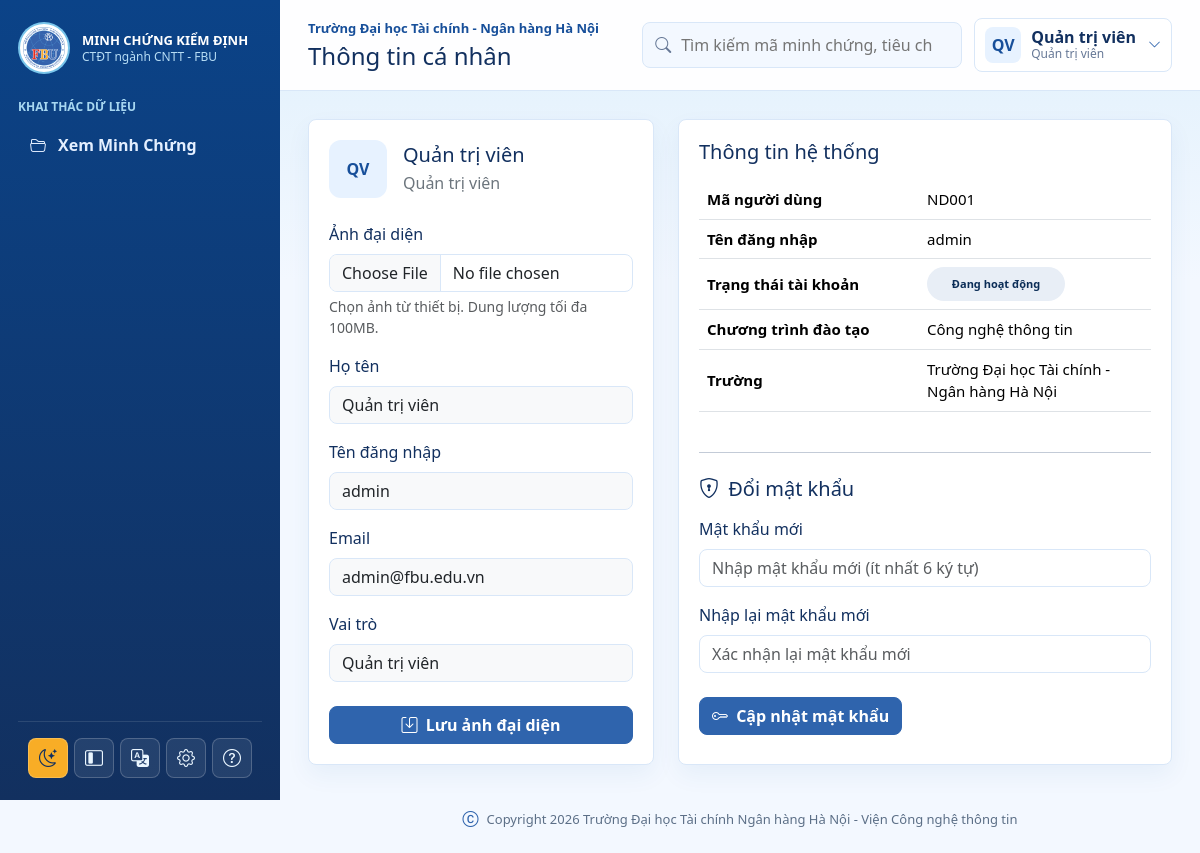
The page /user/profile.php (signed in) on the database its author committed.
### tables this page shows
CREATE TABLE NguoiDung (
    MaNguoiDung INT AUTO_INCREMENT PRIMARY KEY,
    HoTen VARCHAR(150) NOT NULL,
    DonViCongTac VARCHAR(255) NULL,
    Email VARCHAR(150) NOT NULL UNIQUE,
    SoDienThoai VARCHAR(30) NULL,
    TenDangNhap VARCHAR(80) NOT NULL UNIQUE,
    MatKhau VARCHAR(255) NOT NULL,
    VaiTro ENUM('admin', 'user') NOT NULL DEFAULT 'user',
    TrangThai TINYINT(1) NOT NULL DEFAULT 1,
    DuongDanAnhDaiDien VARCHAR(500) NULL,
    DangNhapCuoi DATETIME NULL,
    NgayTao TIMESTAMP DEFAULT CURRENT_TIMESTAMP
);

### includes/data.php (called while the page is built, shortened)
<?php
$trainingProgram = [
    'name'   => 'Công nghệ thông tin',
    'code'   => '7480201',
    'degree' => 'Cử nhân',
    'school' => 'Trường Đại học Tài chính - Ngân hàng Hà Nội',
    'cycle'  => '2026-2031',
];
if (!function_exists('vn_user_status')) {
    function vn_user_status(int $status): string
    {
        return $status === 1 ? 'Đang hoạt động' : 'Ngưng áp dụng';
    }
}

### user/profile.php (the view, shortened to what this page needs)
<?php
require_once __DIR__ . '/../includes/helpers.php';
require_once __DIR__ . '/../config/database.php';
$avatarMaxMb = 100;
require_once __DIR__ . '/../includes/data.php';
$stmt = $pdo->prepare("
    SELECT u.*,
           u.TenDangNhap AS username,
           u.TrangThai AS status,
           u.HoTen AS full_name,
           u.DuongDanAnhDaiDien AS avatar_path,
           u.VaiTro AS role_code
    FROM NguoiDung u
    WHERE u.MaNguoiDung = :id
    LIMIT 1
");
$stmt->execute(['id' => $userId]);
$profile = $stmt->fetch();
$roleName = ($profile['role_code'] ?? 'user') === 'admin' ? 'Quản trị viên' : 'Người dùng';
include __DIR__ . '/../includes/header.php';
?>
<div class="row g-4 profile-layout">
    <div class="col-xl-5">
        <div class="panel h-100">
            <div class="d-flex align-items-center gap-3 mb-4">
                <?= avatar_html($profile['avatar_path'] ?? null, $profile['full_name'], 'avatar profile-avatar') ?>
                <div>
                    <h2 class="h5 mb-1"><?= htmlspecialchars($profile['full_name']) ?></h2>
                    <p class="text-secondary mb-0"><?= htmlspecialchars($roleName) ?></p>
                </div>
            </div>
            <form method="post" enctype="multipart/form-data">
                <div class="mb-3">
                    <label class="form-label">Ảnh đại diện</label>
                    <input class="form-control" name="avatar_file" type="file" accept=".jpg,.jpeg,.png,.webp,.gif">
                    <div class="form-text">Chọn ảnh từ thiết bị. Dung lượng tối đa <?= $avatarMaxMb ?>MB.</div>
                </div>
                <div class="mb-3">
                    <label class="form-label">Họ tên</label>
                    <input class="form-control bg-light" value="<?= htmlspecialchars($profile['full_name']) ?>" readonly title="Chỉ Quản trị viên mới có quyền đổi họ tên">
                </div>
                <div class="mb-3">
                    <label class="form-label">Tên đăng nhập</label>
                    <input class="form-control bg-light" value="<?= htmlspecialchars($profile['username']) ?>" readonly title="Không thể thay đổi tên đăng nhập">
                </div>
                <div class="mb-3">
                    <label class="form-label">Email</label>
                    <input class="form-control bg-light" value="<?= htmlspecialchars($profile['Email'] ?? '') ?>" readonly title="Chỉ Quản trị viên mới có quyền đổi email">
                </div>
                <div class="mb-4">
                    <label class="form-label">Vai trò</label>
                    <input class="form-control bg-light" value="<?= htmlspecialchars($roleName) ?>" readonly>
                </div>
                <button class="btn btn-primary w-100" type="submit">
                    <i class="bi bi-save me-1"></i> Lưu ảnh đại diện
                </button>
            </form>
        </div>
    </div>
    <div class="col-xl-7">
        <div class="panel h-100">
            <h2 class="h5 mb-3">Thông tin hệ thống</h2>
            <div class="profile-info-table">
                <table class="table">
                    <tbody>
                    <tr>
                        <th style="width: 220px;">Mã người dùng</th>
                        <td>ND<?= str_pad((int)($profile['MaNguoiDung'] ?? 0), 3, '0', STR_PAD_LEFT) ?></td>
                    </tr>
                    <tr>
                        <th>Tên đăng nhập</th>
                        <td><?= htmlspecialchars($profile['username']) ?></td>
                    </tr>
                    <tr>
                        <th>Trạng thái tài khoản</th>
                        <td><?= readonly_status_select(vn_user_status($profile['status'])) ?></td>
                    </tr>
                    <tr>
                        <th>Chương trình đào tạo</th>
                        <td><?= htmlspecialchars($trainingProgram['name']) ?></td>
                    </tr>
                    <tr>
                        <th>Trường</th>
                        <td><?= htmlspecialchars($trainingProgram['school']) ?></td>
                    </tr>
                    </tbody>
                </table>
            </div>
            <hr class="my-4">
            <h2 class="h5 mb-3"><i class="bi bi-shield-lock me-1"></i> Đổi mật khẩu</h2>
            <form method="post">
                <div class="mb-3">
                    <label class="form-label">Mật khẩu mới</label>
                    <input class="form-control" type="password" name="new_password" placeholder="Nhập mật khẩu mới (ít nhất 6 ký tự)" required>
                </div>
                <div class="mb-4">
                    <label class="form-label">Nhập lại mật khẩu mới</label>
                    <input class="form-control" type="password" name="confirm_password" placeholder="Xác nhận lại mật khẩu mới" required>
                </div>
                <button class="btn btn-primary" type="submit">
                    <i class="bi bi-key me-1"></i> Cập nhật mật khẩu
                </button>
            </form>
        </div>
    </div>
</div>
<?php include __DIR__ . '/../includes/footer.php'; ?>

### includes/helpers.php (shortened to what this page needs)
<?php
function status_value_from_label(string $status): string
{
    $map = [
        'Đã duyệt' => 'approved',
        'Chờ rà soát' => 'reviewing',
        'Cần bổ sung' => 'need_update',
        'Đủ minh chứng' => 'complete',
        'Thiếu minh chứng' => 'missing',
        'Hoạt động' => 'active',
        'Tạm khóa' => 'locked',
        'Đang áp dụng' => 'active_set',
        'Ngưng áp dụng' => 'inactive_set',
        'Đã duyệt' => 'approved',
        'Chờ rà soát' => 'reviewing',
        'Cần bổ sung' => 'need_update',
        'Đủ minh chứng' => 'complete',
        'Thiếu minh chứng' => 'missing',
        'Hoạt động' => 'active',
        'Tạm khóa' => 'locked',
        'Đang áp dụng' => 'active_set',
        'Ngưng áp dụng' => 'inactive_set',
    ];
    return $map[$status] ?? strtolower(preg_replace('/[^a-z0-9_]+/i', '_', $status));
}
function status_select_tone(string $value): string
{
    switch ($value) {
        default:
            return 'secondary';
    }
}
function readonly_status_select(string $status): string
{
    $value = status_value_from_label($status);
    $tone = status_select_tone($value);
    $safeValueClass = preg_replace('/[^a-z0-9_\-]+/i', '_', $value);
    $label = htmlspecialchars($status, ENT_QUOTES, 'UTF-8');
    return '<span class="status-select status-select-readonly status-select-' . htmlspecialchars($tone, ENT_QUOTES, 'UTF-8') . ' status-select-' . htmlspecialchars($safeValueClass, ENT_QUOTES, 'UTF-8') . '" aria-label="Trạng thái"><span>' . $label . '</span></span>';
}
function user_initials(string $name): string
{
    $name = trim($name);
    $parts = preg_split('/\s+/u', $name);
    $first = mb_substr($parts[0] ?? 'U', 0, 1, 'UTF-8');
    $last = mb_substr($parts[count($parts) - 1] ?? $first, 0, 1, 'UTF-8');
    return mb_strtoupper($first . $last, 'UTF-8');
}
function avatar_html(?string $avatarPath, string $name, string $class = 'avatar'): string
{
    return '<span class="' . htmlspecialchars($class, ENT_QUOTES, 'UTF-8') . '">' . htmlspecialchars(user_initials($name), ENT_QUOTES, 'UTF-8') . '</span>';
}
?>

### assets/css/app.css (style rules this page uses)
:root { --ink: #12305f; --muted: #667896; --line: #d9e7f8; --surface: #ffffff; --soft: #f3f8ff; --brand: #2f64ad; --brand-dark: #174f9a; --brand-deep: #0b4388; --brand-light: #58b7e6; --accent: #f8ad26; --accent-red: #ed2a21; --danger: #c9221c; }
* { box-sizing: border-box; }
body { margin: 0; min-height: 100vh; background: linear-gradient(180deg, rgba(88, 183, 230, 0.12), rgba(243, 248, 255, 0.72) 280px), var(--soft); color: var(--ink); font-family: "Segoe UI", Arial, sans-serif; transition: background-color 0.2s ease, color 0.2s ease; }
.avatar { width: 36px; height: 36px; border-radius: 8px; background: #e7f2ff; color: var(--brand-dark); display: grid; place-items: center; font-weight: 800; overflow: hidden; flex: 0 0 auto; }
.profile-avatar { width: 58px; height: 58px; border-radius: 12px; }
.panel { background: var(--surface); border: 1px solid var(--line); box-shadow: 0 10px 24px rgba(23, 79, 154, 0.06); border-radius: 8px; padding: 20px; }
html[data-table-size="medium"] .table { font-size: 15px; }
.table { vertical-align: middle; }
.btn { border-radius: 8px; font-weight: 700; white-space: nowrap; }
.btn-primary { --bs-btn-bg: var(--brand); --bs-btn-border-color: var(--brand); --bs-btn-hover-bg: var(--brand-dark); --bs-btn-hover-border-color: var(--brand-dark); }
.form-control, .form-select { border-radius: 8px; border-color: var(--line); }
.status-select { width: 138px; min-height: 34px; border-radius: 999px; border-width: 0; padding: 6px 30px 6px 12px; font-size: 11px; font-weight: 800; cursor: pointer; box-shadow: none; text-align: left; white-space: nowrap; background-repeat: no-repeat; background-position: right 0.75rem center; background-size: 12px 12px; }
.status-select-secondary { background-color: #e8eef6; color: #0b2d57; }
.status-select-readonly { display: inline-flex; align-items: center; justify-content: center; gap: 0; padding-right: 12px; pointer-events: none; cursor: default; line-height: 1.2; }
.status-select-readonly span { min-width: 0; overflow: hidden; text-overflow: ellipsis; white-space: nowrap; }
.status-select, .status-dropdown, .status-dropdown-toggle.status-select { width: 138px; }
.status-select, .status-dropdown-toggle.status-select, .status-dropdown-option { font-size: 11px; white-space: nowrap; }
.status-select, .priority-row .status-select { min-width: 138px; max-width: 138px; }
.profile-info-table { overflow-x: auto; -webkit-overflow-scrolling: touch; }

### rows shown on the page
nguoidung: HoTen "QV", HoTen "Quản trị viên", VaiTro "Quản trị viên", TenDangNhap "admin", Email "admin@fbu.edu.vn", MaNguoiDung "001"

### other values the page prints
$trainingProgram['school'] "Trường Đại học Tài chính - Ngân hàng Hà Nội"
$heading "Thông tin cá nhân"
user_initials($name) "QV"
$currentUser['name'] "Quản trị viên"
$roles[$currentUser['role']] "Quản trị viên"
$avatarMaxMb "100"
$label "Đang hoạt động"
$trainingProgram['name'] "Công nghệ thông tin"
